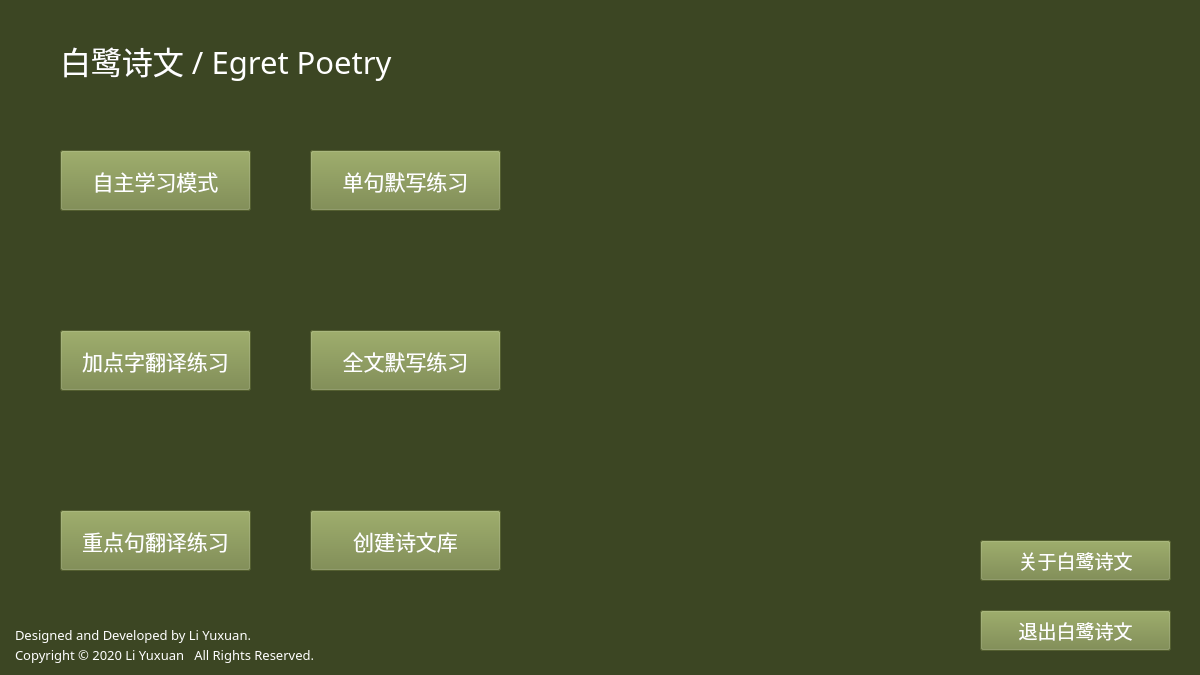
<?xml version="1.0" encoding="UTF-8"?>
<ui version="4.0">
 <class>Menu</class>
 <widget class="QFrame" name="Menu">
  <property name="geometry">
   <rect>
    <x>0</x>
    <y>0</y>
    <width>1200</width>
    <height>675</height>
   </rect>
  </property>
  <property name="windowTitle">
   <string>Frame</string>
  </property>
  <property name="styleSheet">
   <string notr="true">background-color: rgb(60, 70, 35);</string>
  </property>
  <widget class="QPushButton" name="pushButtonDataInput">
   <property name="geometry">
    <rect>
     <x>310</x>
     <y>510</y>
     <width>191</width>
     <height>61</height>
    </rect>
   </property>
   <property name="font">
    <font>
     <family>等线</family>
     <pointsize>16</pointsize>
    </font>
   </property>
   <property name="focusPolicy">
    <enum>Qt::NoFocus</enum>
   </property>
   <property name="styleSheet">
    <string notr="true">background-color: rgb(117, 133, 67);
color: rgb(255, 255, 255);</string>
   </property>
   <property name="text">
    <string>创建诗文库</string>
   </property>
  </widget>
  <widget class="QLabel" name="labelExtraInfo2">
   <property name="geometry">
    <rect>
     <x>15</x>
     <y>645</y>
     <width>401</width>
     <height>20</height>
    </rect>
   </property>
   <property name="font">
    <font>
     <family>等线</family>
     <pointsize>10</pointsize>
    </font>
   </property>
   <property name="styleSheet">
    <string notr="true">color: rgb(255, 255, 255);</string>
   </property>
   <property name="text">
    <string>Copyright © 2020 Li Yuxuan   All Rights Reserved.</string>
   </property>
  </widget>
  <widget class="QLabel" name="labelTitle">
   <property name="geometry">
    <rect>
     <x>60</x>
     <y>30</y>
     <width>471</width>
     <height>61</height>
    </rect>
   </property>
   <property name="font">
    <font>
     <family>等线</family>
     <pointsize>23</pointsize>
    </font>
   </property>
   <property name="styleSheet">
    <string notr="true">color: rgb(255, 255, 255);</string>
   </property>
   <property name="text">
    <string>白鹭诗文 / Egret Poetry</string>
   </property>
  </widget>
  <widget class="QPushButton" name="pushButtonReciteSingle">
   <property name="geometry">
    <rect>
     <x>310</x>
     <y>150</y>
     <width>191</width>
     <height>61</height>
    </rect>
   </property>
   <property name="font">
    <font>
     <family>等线</family>
     <pointsize>16</pointsize>
    </font>
   </property>
   <property name="focusPolicy">
    <enum>Qt::NoFocus</enum>
   </property>
   <property name="styleSheet">
    <string notr="true">background-color: rgb(117, 133, 67);
color: rgb(255, 255, 255);</string>
   </property>
   <property name="text">
    <string>单句默写练习</string>
   </property>
  </widget>
  <widget class="QPushButton" name="pushButtonExit">
   <property name="geometry">
    <rect>
     <x>980</x>
     <y>610</y>
     <width>191</width>
     <height>41</height>
    </rect>
   </property>
   <property name="font">
    <font>
     <family>等线</family>
     <pointsize>14</pointsize>
    </font>
   </property>
   <property name="styleSheet">
    <string notr="true">background-color: rgb(117, 133, 67);
color: rgb(255, 255, 255);</string>
   </property>
   <property name="text">
    <string>退出白鹭诗文</string>
   </property>
  </widget>
  <widget class="QLabel" name="labelIcon">
   <property name="geometry">
    <rect>
     <x>1050</x>
     <y>0</y>
     <width>150</width>
     <height>150</height>
    </rect>
   </property>
   <property name="styleSheet">
    <string notr="true">image: url(:/PNG/Icon/EgretPoetryB.png);</string>
   </property>
   <property name="text">
    <string/>
   </property>
  </widget>
  <widget class="QLabel" name="labelExtraInfo1">
   <property name="geometry">
    <rect>
     <x>15</x>
     <y>625</y>
     <width>401</width>
     <height>20</height>
    </rect>
   </property>
   <property name="font">
    <font>
     <family>等线</family>
     <pointsize>10</pointsize>
    </font>
   </property>
   <property name="styleSheet">
    <string notr="true">color: rgb(255, 255, 255);</string>
   </property>
   <property name="text">
    <string>Designed and Developed by Li Yuxuan.</string>
   </property>
  </widget>
  <widget class="QPushButton" name="pushButtonReciteWhole">
   <property name="geometry">
    <rect>
     <x>310</x>
     <y>330</y>
     <width>191</width>
     <height>61</height>
    </rect>
   </property>
   <property name="font">
    <font>
     <family>等线</family>
     <pointsize>16</pointsize>
    </font>
   </property>
   <property name="focusPolicy">
    <enum>Qt::NoFocus</enum>
   </property>
   <property name="styleSheet">
    <string notr="true">background-color: rgb(117, 133, 67);
color: rgb(255, 255, 255);</string>
   </property>
   <property name="text">
    <string>全文默写练习</string>
   </property>
  </widget>
  <widget class="QPushButton" name="pushButtonTransSent">
   <property name="geometry">
    <rect>
     <x>60</x>
     <y>510</y>
     <width>191</width>
     <height>61</height>
    </rect>
   </property>
   <property name="font">
    <font>
     <family>等线</family>
     <pointsize>16</pointsize>
    </font>
   </property>
   <property name="focusPolicy">
    <enum>Qt::NoFocus</enum>
   </property>
   <property name="styleSheet">
    <string notr="true">background-color: rgb(117, 133, 67);
color: rgb(255, 255, 255);</string>
   </property>
   <property name="text">
    <string>重点句翻译练习</string>
   </property>
  </widget>
  <widget class="QPushButton" name="pushButtonTransWord">
   <property name="geometry">
    <rect>
     <x>60</x>
     <y>330</y>
     <width>191</width>
     <height>61</height>
    </rect>
   </property>
   <property name="font">
    <font>
     <family>等线</family>
     <pointsize>16</pointsize>
    </font>
   </property>
   <property name="focusPolicy">
    <enum>Qt::NoFocus</enum>
   </property>
   <property name="styleSheet">
    <string notr="true">background-color: rgb(117, 133, 67);
color: rgb(255, 255, 255);</string>
   </property>
   <property name="text">
    <string>加点字翻译练习</string>
   </property>
  </widget>
  <widget class="QPushButton" name="pushButtonAbout">
   <property name="geometry">
    <rect>
     <x>980</x>
     <y>540</y>
     <width>191</width>
     <height>41</height>
    </rect>
   </property>
   <property name="font">
    <font>
     <family>等线</family>
     <pointsize>14</pointsize>
    </font>
   </property>
   <property name="styleSheet">
    <string notr="true">background-color: rgb(117, 133, 67);
color: rgb(255, 255, 255);</string>
   </property>
   <property name="text">
    <string>关于白鹭诗文</string>
   </property>
  </widget>
  <widget class="QPushButton" name="pushButtonLearn">
   <property name="geometry">
    <rect>
     <x>60</x>
     <y>150</y>
     <width>191</width>
     <height>61</height>
    </rect>
   </property>
   <property name="font">
    <font>
     <family>等线</family>
     <pointsize>16</pointsize>
    </font>
   </property>
   <property name="focusPolicy">
    <enum>Qt::NoFocus</enum>
   </property>
   <property name="styleSheet">
    <string notr="true">background-color: rgb(117, 133, 67);
color: rgb(255, 255, 255);</string>
   </property>
   <property name="text">
    <string>自主学习模式</string>
   </property>
  </widget>
 </widget>
 <resources/>
 <connections/>
</ui>
